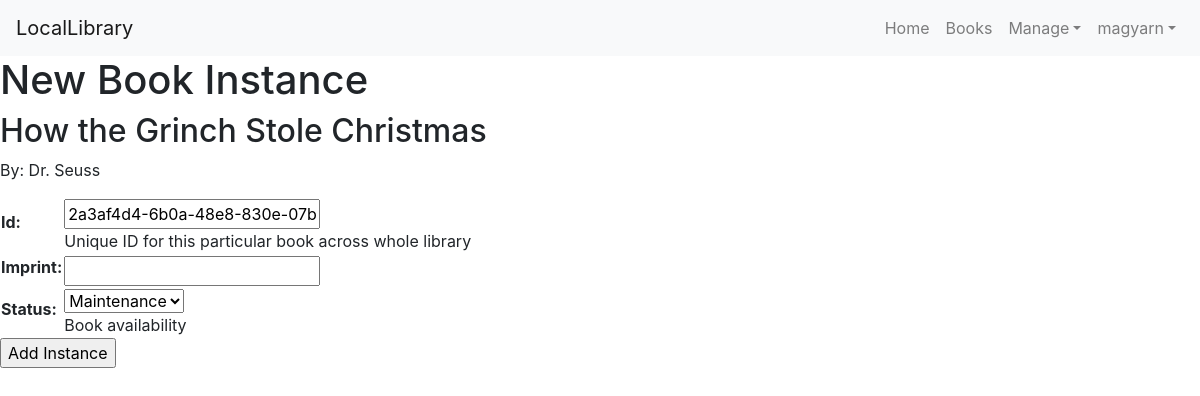
/catalog/book-instance/7/create/ (signed in), run on the app's committed database.
### catalog/models.py (models this page shows, shortened)
class Book(models.Model):
    title = models.CharField(max_length=200)
    author = models.ForeignKey('Author', on_delete=models.SET_NULL, null=True)
    summary = models.TextField(max_length=1000, help_text='Enter a brief description of the book')
    isbn = models.CharField('ISBN', max_length=13, help_text='13 Character <a href="https://www.isbn-international.org/content/what-isbn">ISBN number</a>')
    genre = models.ManyToManyField(Genre, help_text='Select a genre for this book')
    language = models.ForeignKey('Language', on_delete=models.SET_NULL, null=True)
    created_at = models.DateTimeField(auto_now_add=True)
    class Meta:
      permissions = (
        ('is_librarian', 'Has super powers'),
      )
    def display_genre(self):
        """Create a string for the Genre. This is required to display genre in Admin."""
        return ', '.join(genre.name for genre in self.genre.all()[:3])
    display_genre.short_description = 'Genre'

class Author(models.Model):
  first_name = models.CharField(max_length=100)
  last_name = models.CharField(max_length=100)
  date_of_birth = models.DateField(null=True, blank=True)
  date_of_death = models.DateField(null=True, blank=True)
  class Meta:
    ordering = ['last_name', 'first_name']
    permissions = (
      ('can_add_author', 'Add author'),
      ('can_edit_author', 'Edit author'),
      ('can_delete_author', 'Delete author'),
    )
  def __str__(self):
    return f'{self.first_name} {self.last_name}'

### catalog/views.py (the view, shortened to what this page needs)
# urls.py: path('book-instance/<int:pk>/create/', views.BookInstanceCreateView.as_view(), name='book-instance-create'),
class BookInstanceCreateView(PermissionRequiredMixin, CreateView):
  permission_required = 'catalog.add_bookinstance'
  model = BookInstance
  fields = ['id', 'imprint', 'status']
  success_url = reverse_lazy('catalog:book-detail')
  def get_initial(self):
    initial = super(BookInstanceCreateView, self).get_initial()
    initial = initial.copy()
    book = Book.objects.filter(pk=self.kwargs['pk'])[0].pk
    initial['book'] = book
    return initial
  def get_context_data(self, **kwargs):
    book = Book.objects.filter(pk=self.kwargs['pk'])[0]
    context = super(BookInstanceCreateView, self).get_context_data()
    context['book_title'] = book.title
    context['book_author'] = book.author
    return context

### catalog/templates/catalog/bookinstance_form.html (shortened to what this page needs)
{% extends 'base.html' %}
{% block content %}
{% if form.instance.imprint %}
<h1>Edit Book Instance</h1>
{% else %}
<h1>New Book Instance</h1>
{% endif %}
<h2>{{ book_title }}</h2>
<p>By: {{ book_author }}</p>
<form action="" method="post">
  <table>
    {{ form.as_table }}
  </table>
  {% if form.instance.imprint %}
  <input type="submit" value="Update">
  {% else %}
  <input type="submit" value="Add Instance">
  {% endif %}
</form>
{% endblock %}

### catalog/templates/base.html (shortened to what this page needs)
{% load pipeline %}
<!DOCTYPE html>
<html lang="en">
<head>
  <link rel="stylesheet" href="https://stackpath.bootstrapcdn.com/bootstrap/4.1.3/css/bootstrap.min.css"
>
</head>
<body>
  <nav class="container-fluid navbar navbar-expand-md navbar-light bg-light">
    <a class="navbar-brand" href="{% url 'catalog:index' %}">LocalLibrary</a>
    <div class="collapse navbar-collapse" id="navbarSupportedContent">
      <ul class="navbar-nav ml-auto">
        <li class="nav-item"><a class="nav-link" href="{% url 'catalog:index' %}">Home</a></li>
        <li class="nav-item"><a class="nav-link" href="{% url 'catalog:book-list' %}">Books</a></li>
        {% if perms.catalog.is_librarian %}
        <li class="nav-item dropdown">
          <a class="nav-link dropdown-toggle" data-toggle="dropdown" href="#" role="#" aria-haspopup="true"
            aria-expanded="false">Manage</a>
        </li>
        {% endif %}
        {% if user.is_authenticated %}
        <li class="nav-item dropdown">
          <a class="nav-link dropdown-toggle" data-toggle="dropdown" href="#" role="#" aria-haspopup="true" aria-expanded="false">{{ user.username }}</a>
        </li>
        {% else %}
        <li class="nav-item"><a class="nav-link" href="{% url 'login'%}?next={{request.path}}">Login</a></li>
        {% endif %}
      </ul>
    </div>
  </nav>
  <div>
    {% block content %}{% endblock %}
  </div>
</body>
</html>

### data on the page
Book: title "How the Grinch Stole Christmas"
Author: first_name+last_name "Dr. Seuss"

### other printed values
{{ user.username }} "magyarn"
